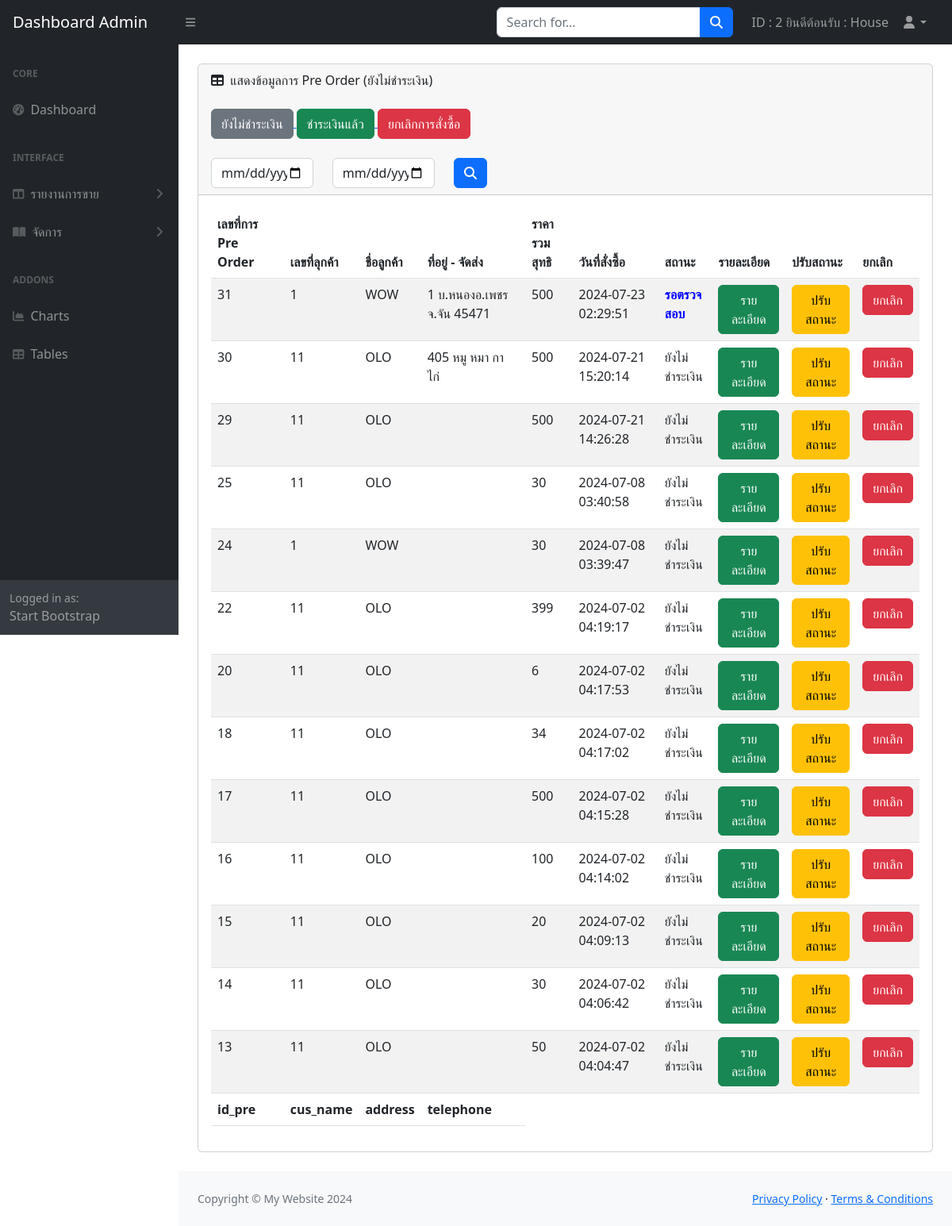
The page /admin/report_pre_order.php (signed in) on the database its author committed.
### tables this page shows
CREATE TABLE `pre_order` (
  `id_pre` int(11) NOT NULL,
  `time_pre` timestamp NOT NULL DEFAULT current_timestamp(),
  `total_price_pre` float NOT NULL,
  `pre_status` varchar(1) NOT NULL COMMENT '0=ยกเลิกการ Pre Order,1=ยังไม่ชำระเงิน,2=ชำระเงินแล้ว,3=รอตรวจสอบ',
  `address` text NOT NULL,
  `id_pro` int(11) NOT NULL,
  `id_member` int(11) NOT NULL
);

CREATE TABLE `user_form` (
  `id` int(255) NOT NULL,
  `username` varchar(255) NOT NULL,
  `name` varchar(255) NOT NULL,
  `email` varchar(255) NOT NULL,
  `telephone` varchar(10) NOT NULL,
  `password` varchar(255) NOT NULL,
  `user_type` varchar(255) NOT NULL,
  `bank` varchar(255) NOT NULL COMMENT 'ชื่อธนาคาร',
  `bank_number` varchar(10) NOT NULL COMMENT 'เลขที่บัญชี'
);

### admin/report_pre_order.php (the view, shortened to what this page needs)
<!DOCTYPE html>
<html lang="en">
    <head>
        <link href="https://cdn.jsdelivr.net/npm/simple-datatables@7.1.2/dist/style.min.css" rel="stylesheet" />
        <link href="css/styles.css" rel="stylesheet" />
    </head>
    <body class="sb-nav-fixed">
        <?php
        include 'menu1.php';
        ?>
            <div id="layoutSidenav_content">
                <main>
                    <div class="container-fluid px-4">
                        <div class="card mb-4 mt-4">
                            <div class="card-header">
                                <i class="fas fa-table me-1"></i>
                                แสดงข้อมูลการ Pre Order (ยังไม่ชำระเงิน)
                            <div>
                                <br>
                            <a href="report_pre_order.php" > <button type="button" class="btn btn-secondary">ยังไม่ชำระเงิน</button> </a>
                            <a href="report_pre_order_yes.php" > <button type="button" class="btn btn-success">ชำระเงินแล้ว</button> </a>
                            <a href="report_pre_order_no.php" > <button type="button" class="btn btn-danger">ยกเลิกการสั่งซื้อ</button> </a>
                            </div>
                            <br>
                            <div>
<form name="form1" method="POST" action="report_pre_order.php">
<div class="row">
    <div class="col-sm-2">
      <input type="date" name="dt1" class="form-control">
    </div>
    <div class="col-sm-2">
    <input type="date" name="dt2" class="form-control">
    </div>
    <div class="col-sm-4">
    <button type="submit" class="btn btn-primary"><i class="fas fa-search"></i></button>
    </div>
  </div>
                            </form>
                            </div>
                            </div>
                            <div class="card-body">
                                <table id="datatablesSimple" class="table table-striped">
                                    <thead>
                                        <tr>
                                            <th>เลขที่การ Pre Order</th>
                                            <th>เลขที่ลุกค้า</th>
                                            <th>ชื่อลูกค้า</th>
                                            <th>ที่อยู่ - จัดส่ง</th>
                                            <th>ราคารวมสุทธิ</th>
                                            <th>วันที่สั่งซื้อ</th>
                                            <th>สถานะ</th>
                                            <th>รายละเอียด</th>
                                            <th>ปรับสถานะ</th>
                                            <th>ยกเลิก</th>
                                        </tr>
                                    </thead>
                                    <tfoot>
                                        <tr>
                                            <th>id_pre</th>
                                            <th>cus_name</th>
                                            <th>address</th>
                                            <th>telephone</th>
                                        </tr>
                                    </tfoot>
                                    <tbody>
<?php
$ddt1=@$_POST['dt1'];
$ddt2=@$_POST['dt2'];
$add_date= date('Y/m/d', strtotime($ddt2 . "+1 days"));
if(($ddt1 != "") & ($ddt2 != "")){
    echo "ค้นหาจากวันที่ $ddt1 ถึง $ddt2 " ;
    $sql = "select * from pre_order po,user_form u where u.id=po.id_member and pre_status='1' or pre_status='3' and time_pre BETWEEN '$ddt1' and '$add_date'
    GROUP BY id_pre order by time_pre DESC";
}else{
    $sql = "select * from pre_order po,user_form u where u.id=po.id_member and pre_status='1' or pre_status='3' GROUP BY id_pre order by time_pre DESC";
}
$result=mysqli_query($conn,$sql);
while($row=mysqli_fetch_array($result)){
$status = $row['pre_status'];
?>
                                        <tr>
                                            <td><?=$row['id_pre']?></td>
                                            <td><?=$row['id_member']?></td>
                                            <td><?=$row['name']?></td>
                                            <td><?=$row['address']?></td>
                                            <td><?=$row['total_price_pre']?></td>
                                            <td><?=$row['time_pre']?></td>
                                            <td>
                                            <?php
                                        if($status == 1){
                                            echo "ยังไม่ชำระเงิน";
                                        }else if($status == 2){
                                            echo "<b style='color:green '> ชำระเงินแล้ว </b> ";
                                        }else if($status == 0){
                                            echo "<b style='color:red '> ยกเลิกการสั่งซื้อ </b> ";
                                        }else if($status == 3){
                                            echo "<b style='color:blue '> รอตรวจสอบ </b> ";
                                        }
                                            ?>
                                            </td>
                                            <td><a href="report_pre_order_detail.php?id=<?=$row['id_pre']?>" class="btn btn-success">รายละเอียด</a></td>
                                            <td><a href="pay_pre_order.php?id=<?=$row['id_pre']?>" class="btn btn-warning">ปรับสถานะ</a></td>
                                            <td><a href="cancel_pre_order.php?id=<?=$row['id_pre']?>" class="btn btn-danger">ยกเลิก</a></td>
                                        </tr>
                                    <?php
                                    }
                                    ?>
                                </table>
                            </div>
                        </div>
                    </div>
                </main>
                <?php
        include 'footer.php';
        ?>
            </div>
        </div>
    </body>
</html>

### rows shown on the page
pre_order: id_pre "31", id_member "1", user_form.name "WOW", address "1 บ.หนองอ.เพชร จ.จัน 45471", total_price_pre "500", time_pre "2024-07-23 02:29:51", pre_status "รอตรวจสอบ"
pre_order: id_pre "30", id_member "11", user_form.name "OLO", address "405 หมู หมา กา ไก่", total_price_pre "500", time_pre "2024-07-21 15:20:14", pre_status "ยังไม่ชำระเงิน"
pre_order: id_pre "29", id_member "11", user_form.name "OLO", total_price_pre "500", time_pre "2024-07-21 14:26:28", pre_status "ยังไม่ชำระเงิน"
pre_order: id_pre "25", id_member "11", user_form.name "OLO", total_price_pre "30", time_pre "2024-07-08 03:40:58", pre_status "ยังไม่ชำระเงิน"
pre_order: id_pre "24", id_member "1", user_form.name "WOW", total_price_pre "30", time_pre "2024-07-08 03:39:47", pre_status "ยังไม่ชำระเงิน"
pre_order: id_pre "22", id_member "11", user_form.name "OLO", total_price_pre "399", time_pre "2024-07-02 04:19:17", pre_status "ยังไม่ชำระเงิน"
pre_order: id_pre "20", id_member "11", user_form.name "OLO", total_price_pre "6", time_pre "2024-07-02 04:17:53", pre_status "ยังไม่ชำระเงิน"
pre_order: id_pre "18", id_member "11", user_form.name "OLO", total_price_pre "34", time_pre "2024-07-02 04:17:02", pre_status "ยังไม่ชำระเงิน"
pre_order: id_pre "17", id_member "11", user_form.name "OLO", total_price_pre "500", time_pre "2024-07-02 04:15:28", pre_status "ยังไม่ชำระเงิน"
pre_order: id_pre "16", id_member "11", user_form.name "OLO", total_price_pre "100", time_pre "2024-07-02 04:14:02", pre_status "ยังไม่ชำระเงิน"
pre_order: id_pre "15", id_member "11", user_form.name "OLO", total_price_pre "20", time_pre "2024-07-02 04:09:13", pre_status "ยังไม่ชำระเงิน"
pre_order: id_pre "14", id_member "11", user_form.name "OLO", total_price_pre "30", time_pre "2024-07-02 04:06:42", pre_status "ยังไม่ชำระเงิน"
pre_order: id_pre "13", id_member "11", user_form.name "OLO", total_price_pre "50", time_pre "2024-07-02 04:04:47", pre_status "ยังไม่ชำระเงิน"

### other values the page prints
$_SESSION["ad_id"] "2"
$_SESSION["ad_name"] "House"
